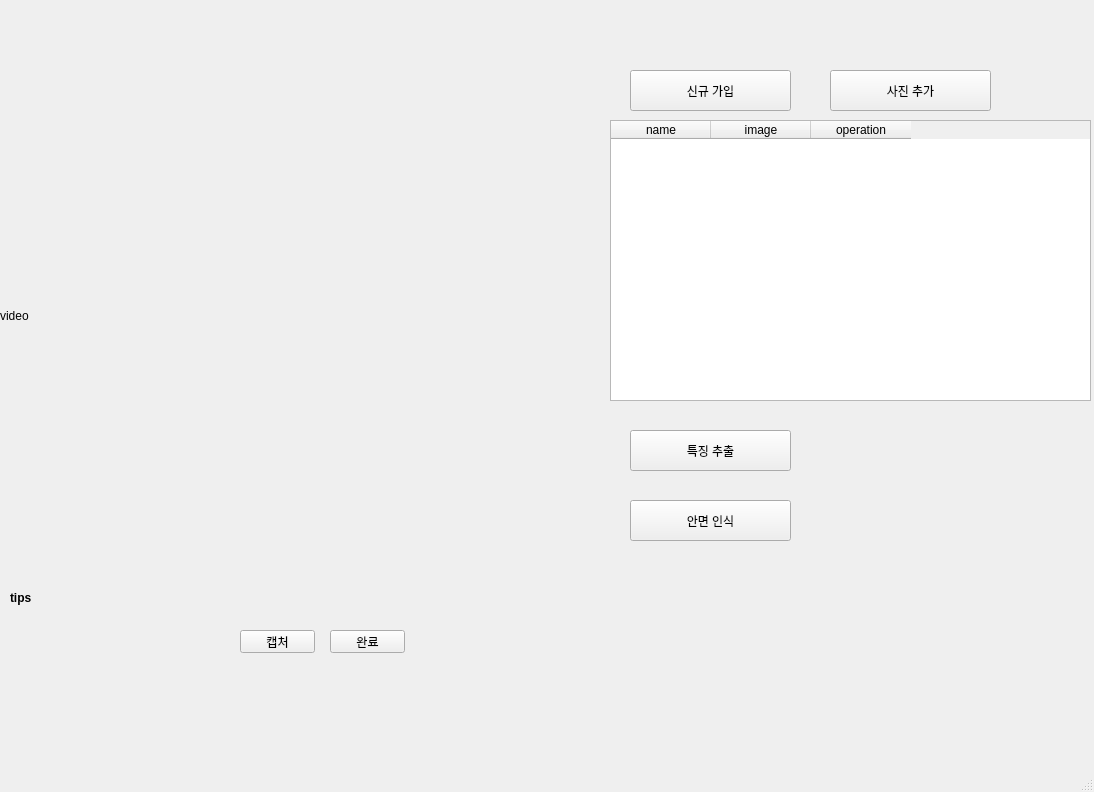
<?xml version="1.0" encoding="UTF-8"?>
<ui version="4.0">
 <class>MainWindow</class>
 <widget class="QMainWindow" name="MainWindow">
  <property name="geometry">
   <rect>
    <x>0</x>
    <y>0</y>
    <width>1094</width>
    <height>792</height>
   </rect>
  </property>
  <property name="windowTitle">
   <string>人脸检测系统</string>
  </property>
  <property name="windowIcon">
   <iconset>
    <normaloff>../images/2.png</normaloff>../images/2.png</iconset>
  </property>
  <property name="toolTip">
   <string/>
  </property>
  <property name="statusTip">
   <string>任务栏提示信息</string>
  </property>
  <property name="whatsThis">
   <string/>
  </property>
  <property name="iconSize">
   <size>
    <width>50</width>
    <height>50</height>
   </size>
  </property>
  <widget class="QWidget" name="centralwidget">
   <widget class="QPushButton" name="photoAdd_Button">
    <property name="geometry">
     <rect>
      <x>830</x>
      <y>70</y>
      <width>161</width>
      <height>41</height>
     </rect>
    </property>
    <property name="text">
     <string>사진 추가</string>
    </property>
   </widget>
   <widget class="QPushButton" name="newAdd_Button">
    <property name="geometry">
     <rect>
      <x>630</x>
      <y>70</y>
      <width>161</width>
      <height>41</height>
     </rect>
    </property>
    <property name="text">
     <string>신규 가입</string>
    </property>
   </widget>
   <widget class="QLabel" name="tips">
    <property name="geometry">
     <rect>
      <x>10</x>
      <y>590</y>
      <width>351</width>
      <height>16</height>
     </rect>
    </property>
    <property name="font">
     <font>
      <weight>75</weight>
      <bold>true</bold>
     </font>
    </property>
    <property name="text">
     <string>tips</string>
    </property>
   </widget>
   <widget class="QLabel" name="label">
    <property name="geometry">
     <rect>
      <x>0</x>
      <y>80</y>
      <width>601</width>
      <height>471</height>
     </rect>
    </property>
    <property name="text">
     <string>video</string>
    </property>
   </widget>
   <widget class="QPushButton" name="capture_button">
    <property name="geometry">
     <rect>
      <x>240</x>
      <y>630</y>
      <width>75</width>
      <height>23</height>
     </rect>
    </property>
    <property name="text">
     <string>캡처</string>
    </property>
   </widget>
   <widget class="QPushButton" name="capture_end_button">
    <property name="geometry">
     <rect>
      <x>330</x>
      <y>630</y>
      <width>75</width>
      <height>23</height>
     </rect>
    </property>
    <property name="text">
     <string>완료</string>
    </property>
   </widget>
   <widget class="QWidget" name="verticalLayoutWidget">
    <property name="geometry">
     <rect>
      <x>610</x>
      <y>120</y>
      <width>481</width>
      <height>281</height>
     </rect>
    </property>
    <layout class="QVBoxLayout" name="verticalLayout">
     <item>
      <widget class="QTableWidget" name="image_tableWidget">
       <property name="styleSheet">
        <string notr="true">ds</string>
       </property>
       <property name="editTriggers">
        <set>QAbstractItemView::NoEditTriggers</set>
       </property>
       <column>
        <property name="text">
         <string>name</string>
        </property>
       </column>
       <column>
        <property name="text">
         <string>image</string>
        </property>
       </column>
       <column>
        <property name="text">
         <string>operation</string>
        </property>
       </column>
      </widget>
     </item>
    </layout>
   </widget>
   <widget class="QPushButton" name="feature_extraction_Button">
    <property name="geometry">
     <rect>
      <x>630</x>
      <y>430</y>
      <width>161</width>
      <height>41</height>
     </rect>
    </property>
    <property name="text">
     <string>특징 추출</string>
    </property>
   </widget>
   <widget class="QPushButton" name="face_recognition_Button">
    <property name="geometry">
     <rect>
      <x>630</x>
      <y>500</y>
      <width>161</width>
      <height>41</height>
     </rect>
    </property>
    <property name="text">
     <string>안면 인식</string>
    </property>
   </widget>
  </widget>
  <widget class="QMenuBar" name="menubar">
   <property name="geometry">
    <rect>
     <x>0</x>
     <y>0</y>
     <width>1094</width>
     <height>23</height>
    </rect>
   </property>
  </widget>
  <widget class="QStatusBar" name="statusbar"/>
 </widget>
 <resources/>
 <connections/>
</ui>
